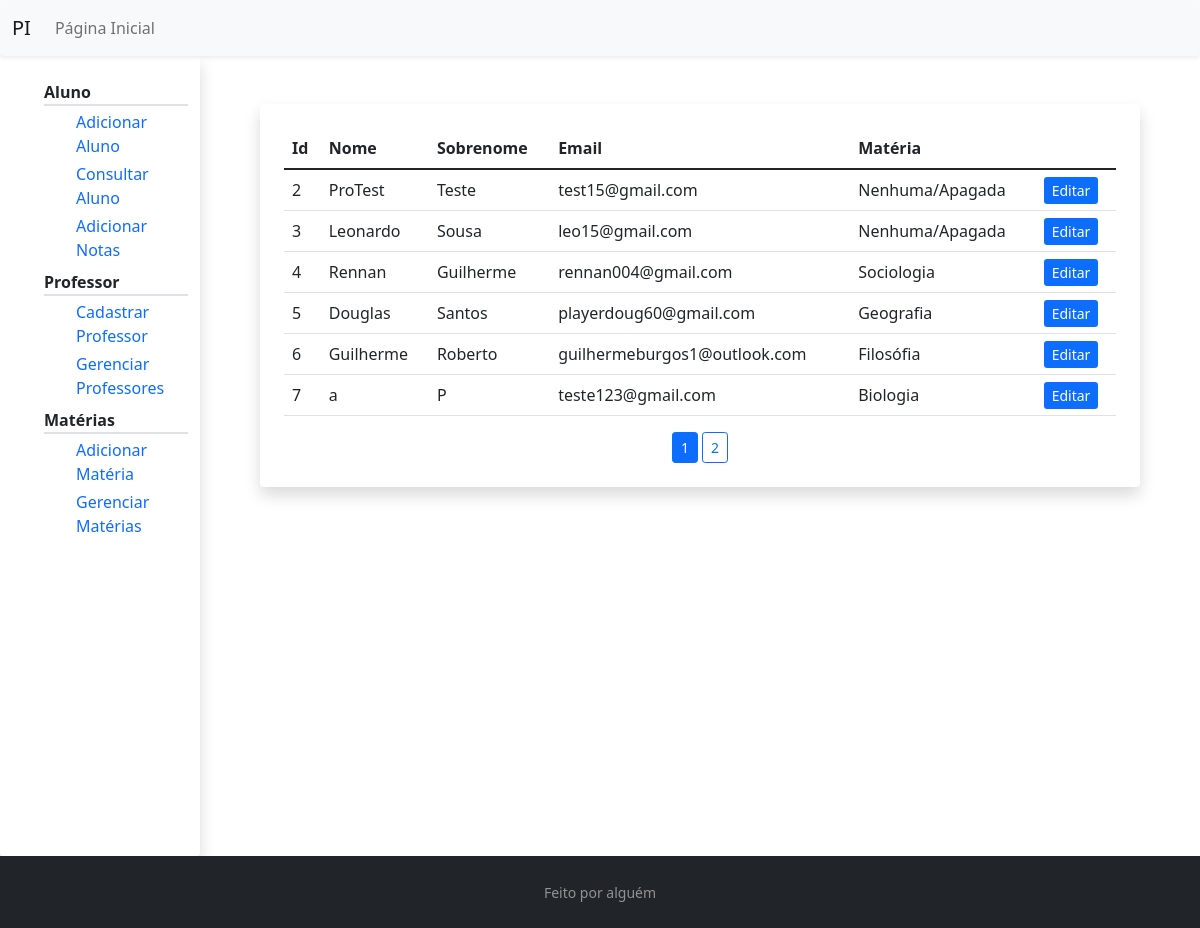
Page /gerenciar/professor/ on the earlier database version.
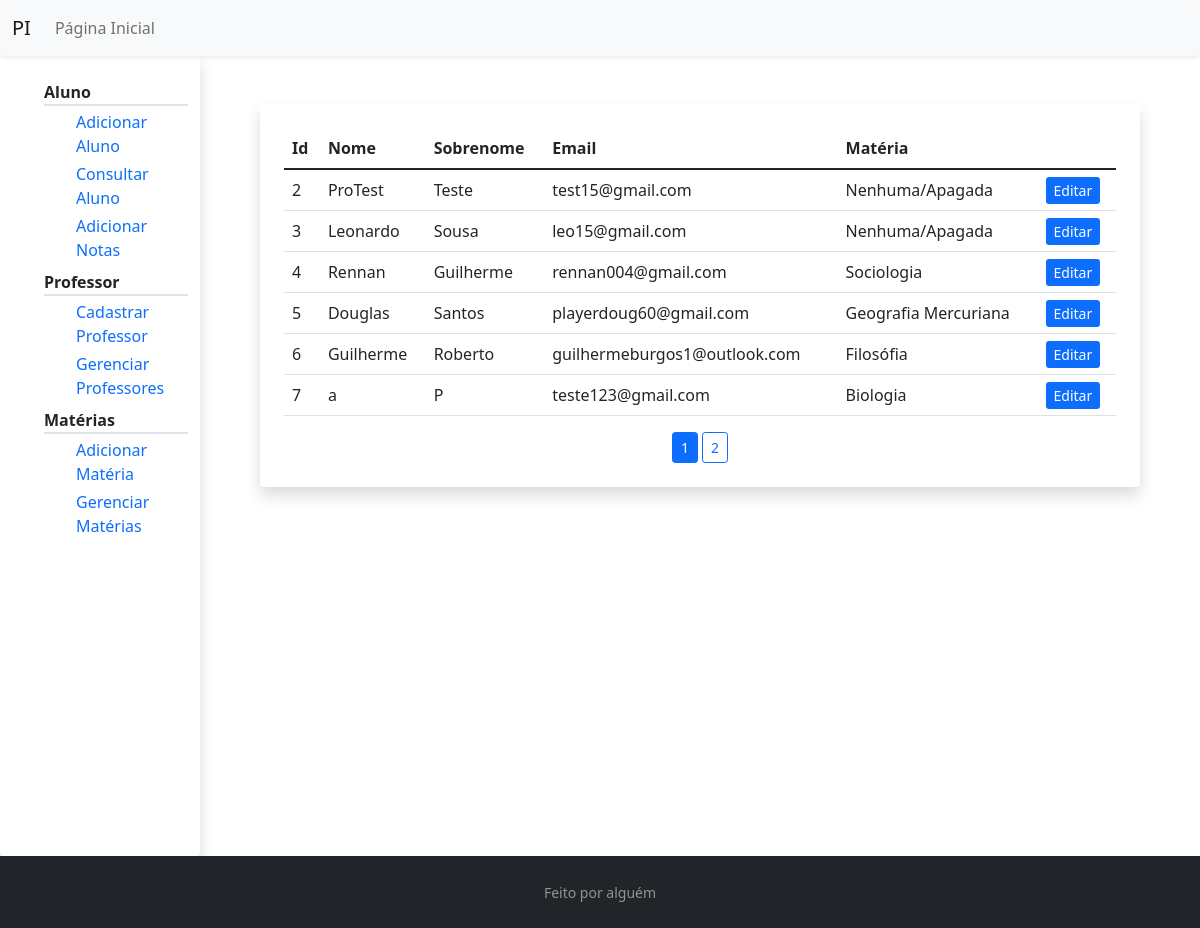
Same page on the later database version.
### pi/models.py (models this page shows, shortened)
class Professor(db.Model, UserMixin):
    id = db.Column(db.Integer, primary_key=True)
    nome = db.Column(db.String(20), nullable=False)
    sobrenome = db.Column(db.String(100), nullable=False)
    materia = db.Column(db.Integer, db.ForeignKey('materia.id'), nullable=False)
    email = db.Column(db.String(256), unique=True, nullable=False)
    senha = db.Column(db.String(30), nullable=False)

class Materia(db.Model):
    id = db.Column(db.Integer, primary_key=True)
    nome = db.Column(db.String(100), nullable=False, unique=True)

### pi/routes.py (the view)
@app.route("/gerenciar/professor/")
def gerenciar_professor():
    page = request.args.get('page', 1, type=int)
    professores = Professor.query.paginate(per_page=6)
    return render_template('gerenciar_professores.html',
                            titulo='Gerenciar Professores',
                            user="gerenciar",
                            lista_professores=professores,
                            materia=Materia)

### pi/templates/gerenciar_professores.html
{% extends "professor_layout.html" %}
{% block prof %}
    <div class="shadow p-4 mb-5 bg-white rounded m-5">
        <table class="table ">
            <thead class="border-bottom border-dark" >
                <tr>
                    <th scope="col"> Id</th>
                    <th scope="col"> Nome </th>
                    <th scope="col"> Sobrenome </th>
                    <th scope="col"> Email </th>
                    <th scope="col"> Matéria </th>
                </tr>
            </thead>
            <tbody>
                {% for professor in lista_professores.items %}
                    <tr>
                        <td> {{ professor.id }} </td>
                        <td> {{ professor.nome }} </td>
                        <td>
                            {% set sobrenome_str = professor.sobrenome.split(' ') %}
                            {{ sobrenome_str[0] }}
                        </td>
                        <td> {{ professor.email }} </td>
                        <td>
                            {% if materia.query.filter_by(id=professor.materia).first().nome %}
                                {{ materia.query.filter_by(id=professor.materia).first().nome }}
                            {% else %}
                                Nenhuma/Apagada
                            {% endif %}
                        </td>
                        <td>
                            <a class="btn-primary btn-sm" href=" {{ url_for('editar_professor', id_professor=professor.id) }} "> Editar </a>
                        </td>
                    </tr>
                {% endfor %}
            </tbody>
        </table>
        <div class="text-center">
            {%  for numero_pagina in lista_professores.iter_pages() %}
                {% if numero_pagina %}
                    {% if lista_professores.page == numero_pagina %}
                        <a class="btn btn-primary btn-sm" href="{{ url_for('gerenciar_professor', page=numero_pagina) }}">{{ numero_pagina }}</a>
                    {% else %}
                        <a class="btn btn-outline-primary btn-sm" href=" {{ url_for('gerenciar_professor', page=numero_pagina) }} "> {{ numero_pagina }} </a>
                    {% endif %}
                {% else %}
                    ...
                {% endif %}
            {% endfor %}
        </div>
    </div>
{% endblock prof %}

Differences in the rows shown:
changed Professor "Douglas": query.filter_by "Geografia" → "Geografia Mercuriana"
